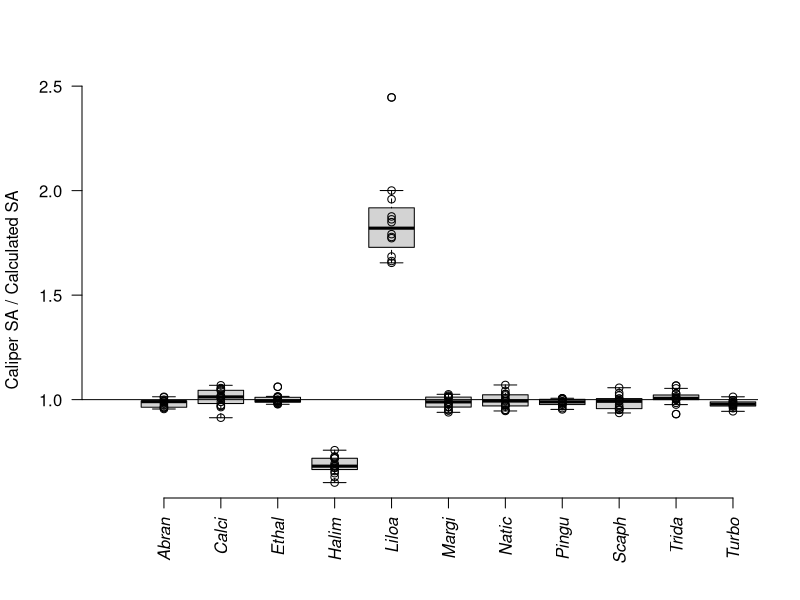
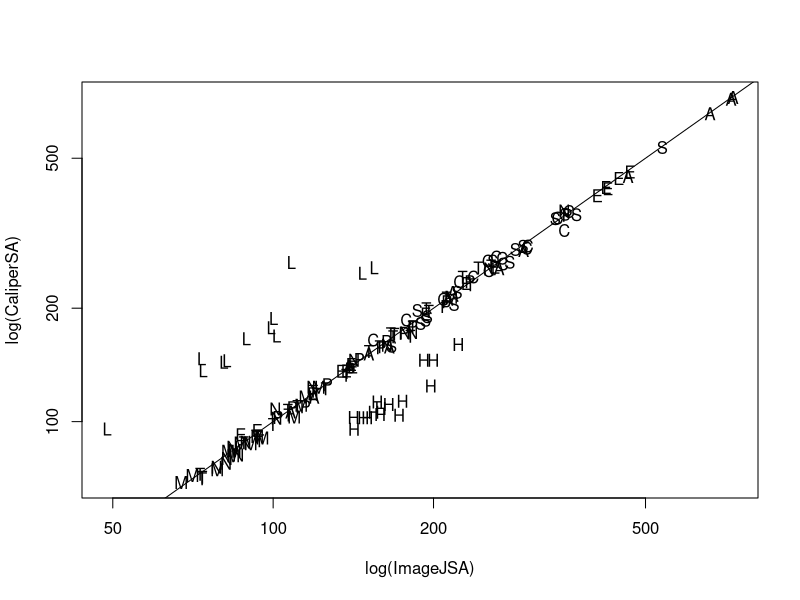
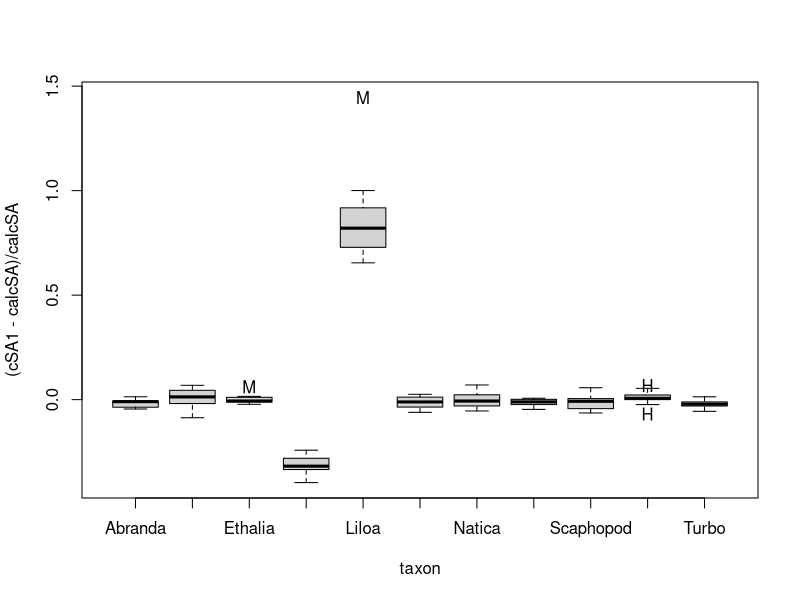

Write the R code that produced these figures, in order. (Note: this script raises an error after producing the figures.)
#Script for analysis of cleaned data after processing
#Originally part of script 'Expt1 Analysis2'

dShell <- read.csv('./shellsData_Expt1.csv')

#1.1 Comparison of the Caliper vs ImageJ measurements
#Setup for measurement comp  by taxa
pData <- dShell
TAXA <- unique(pData$taxon)
pData$taxon <- as.factor(pData$taxon)
taxa <- sort(unique(pData$taxon))
tFont <- rep(3,length(taxa))
tFont[which(taxa == 'Aragonite')] <- 1
taxaAbrev <- substring(taxa,0,5)

#1.2 Plot of caliper SA / ImageJ SA with abline at 1
plot(cSA1/calcSA ~ taxon, data=pData, ann=FALSE, axes=FALSE, ylab='', xlim=c(0,11))
points(cSA1/calcSA ~ taxon, data=pData)
abline(a=1, b=0)
mtext('Caliper SA / Calculated SA', side=2, line=3)
axis(2, las=1)
axis(1, at=1:length(taxa), labels=taxaAbrev, font=tFont, cex=0.5, las=2)

#1.3 Log plot of SAs
pData2 <- pData[!is.na(pData$calcSA),]
plot(cSA1~calcSA, data=pData2, pch=substring(pData2$taxon, 0, 2), log='xy', xlab='log(ImageJSA)', ylab='log(CaliperSA)')
abline(a=0, b=1)
levels(pData$taxon)

#1.4 Log plot of SAs by taxon
plot((cSA1-calcSA)/calcSA~taxon, data=pData2, pch=substring(pData$taxon, 0, 2))
log2(((pData2$cSA1-pData2$calcSA)/pData2$calcSA)+1)

#1.5 Mann-Whitney U Tests of each taxon (for ImageJ to caliper measures)
#Subset all 11 taxa for tests

Abra <- subset(dShell, taxon =='Abranda')
Abra1<-wilcox.test(Abra$cSA1, Abra$calcSA, data=dShell)
print(Abra1)

Arag <- subset(dShell, taxon =='Aragonite')
Arag1<-wilcox.test(Arag$cSA1, Arag$calcSA, data=dShell)
print(Arag1)

Eth <- subset(dShell, taxon =='Ethalia')
Eth1<-wilcox.test(Eth$cSA1, Eth$calcSA, data=dShell)
print(Eth1)

Hali <- subset(dShell, taxon =='Halimeda')
Hali1<-wilcox.test(Hali$cSA1, Hali$calcSA, data=dShell)
print(Hali1)

Liloa <- subset(dShell, taxon =='Liloa')
Liloa1<-wilcox.test(Liloa$cSA1, Liloa$calcSA, data=dShell)
print(Liloa1)

Margi <- subset(dShell, taxon =='Marginopora')
Margi1<-wilcox.test(Margi$cSA1, Margi$calcSA, data=dShell)
print(Margi1)

Nat <- subset(dShell, taxon =='Natica')
Nat1<-wilcox.test(Nat$cSA1, Nat$calcSA, data=dShell)
print(Nat1)

Pingui <- subset(dShell, taxon =='Pinguitellina')
Pingui1<-wilcox.test(Pingui$cSA1, Pingui$calcSA, data=dShell)
print(Pingui1)

Scaph <- subset(dShell, taxon =='Scaphopod')
Scaph1<-wilcox.test(Scaph$cSA1, Scaph$calcSA, data=dShell)
print(Scaph1)

Tri <- subset(dShell, taxon =='Tridacna')
Tri1<-wilcox.test(Tri$cSA1, Tri$calcSA, data=dShell)
print(Tri1)

Turbo <- subset(dShell, taxon =='Turbo')
Turbo1<-wilcox.test(Turbo$cSA1, Turbo$calcSA, data=dShell)
print(Turbo1)


#2.1 Dissolution (mg) relationship to surface area (mm^2)
#need to separate taxon out by color rather than letter

plot(cMass ~ cSA1, data=dShell, xlab='Surface Area (mm\u00b2)', ylab='Dissolution (mg)',pch=substring(dShell$taxon, 0, 2))
fit <- glm(cMass~cSA1, data=dShell)
co <- coef(fit)
abline(fit, lwd=2)


#2.2 second, plot the mass vs calc by taxon

plot(cMass/calcSA ~ taxon, data=pData, ann=FALSE, axes=FALSE, ylab='')
points(cMass/calcSA ~ taxon, data=pData)
mtext('Mass lost / Calculated SA', side=2, line=3)
axis(2, las=1)
axis(1, at=1:length(taxa), labels=taxa, font=tFont, cex=0.5, las=2)



#2.3 Modeling this all - start with basic linear models
#Do you need to change pMass (%) to cMass (total in mg) 
a <- lm(pMass ~ calcSA, data=pData)
summary(a)
b <- lm(pMass ~ calcSA + mass1, data=pData)
summary(b)
c <- lm(pMass ~ calcSA + taxon, data=pData)
summary(c)
d <- lm(pMass ~ calcSA + mass1 + taxon, data=pData)
summary(d)
e <- lm(pMass ~ calcSA + density, data=pData)
summary(e)
f <- lm(pMass ~ calcSA + mass1 + density, data=pData)
summary(f)
g <- lm(pMass ~ calcSA + mass1 + taxon + density, data=pData)
summary(g)

a$residuals

#don't forget to add model looking at replicates




#3.1 Comparison of the pH over time 
#read in data
pH1.1 <- read.csv('./Expt 1.1 Log 1.csv')
pH1.2 <- read.csv('./Expt 1.2 Log 1.csv')
pH1.3 <- read.csv('./Expt 1.3 Log 1.csv')

#convert interval to hours for each (interval # x 5 min / 60)
pH1.1$hours <- (pH1.1$Interval * 5)/60 
pH1.2$hours <- (pH1.2$Interval * 5)/60 
pH1.3$hours <- (pH1.3$Interval * 5)/60 

#time ~ pH for replicate 1.1
plot(pH ~ hours, data=pH1.1, type = "o", xlab = "Time (hours)", ylab = "pH", main = "Replicate 1.1 pH Over Time")
fit1.1 <- glm(pH ~ hours, data=pH1.1)
co <- coef(fit1.1)
abline(fit1.1, lwd=2)

#repeat for 1.2
plot(pH ~ hours, data=pH1.2, type = "o", xlab = "Time (hours)", ylab = "pH", main = "Replicate 1.2 pH Over Time")
fit1.2 <- glm(pH ~ hours, data=pH1.2)
co <- coef(fit1.2)
abline(fit1.2, lwd=2)

#and 1.3
plot(pH ~ hours, data=pH1.3, type = "o", xlab = "Time (hours)", ylab = "pH", main = "Replicate 1.3 pH Over Time")
fit1.3 <- glm(pH ~ hours, data=pH1.3)
co <- coef(fit1.3)
abline(fit1.3, lwd=2)

dev.off()

#3.2 Examining pH 
pH1 <- lm(pH ~ hours, data=pH1.1)
summary(pH1)
pH2 <- lm(pH ~ hours, data=pH1.2)
summary(pH2)
pH3 <- lm(pH ~ hours, data=pH1.3)
summary(pH3)
